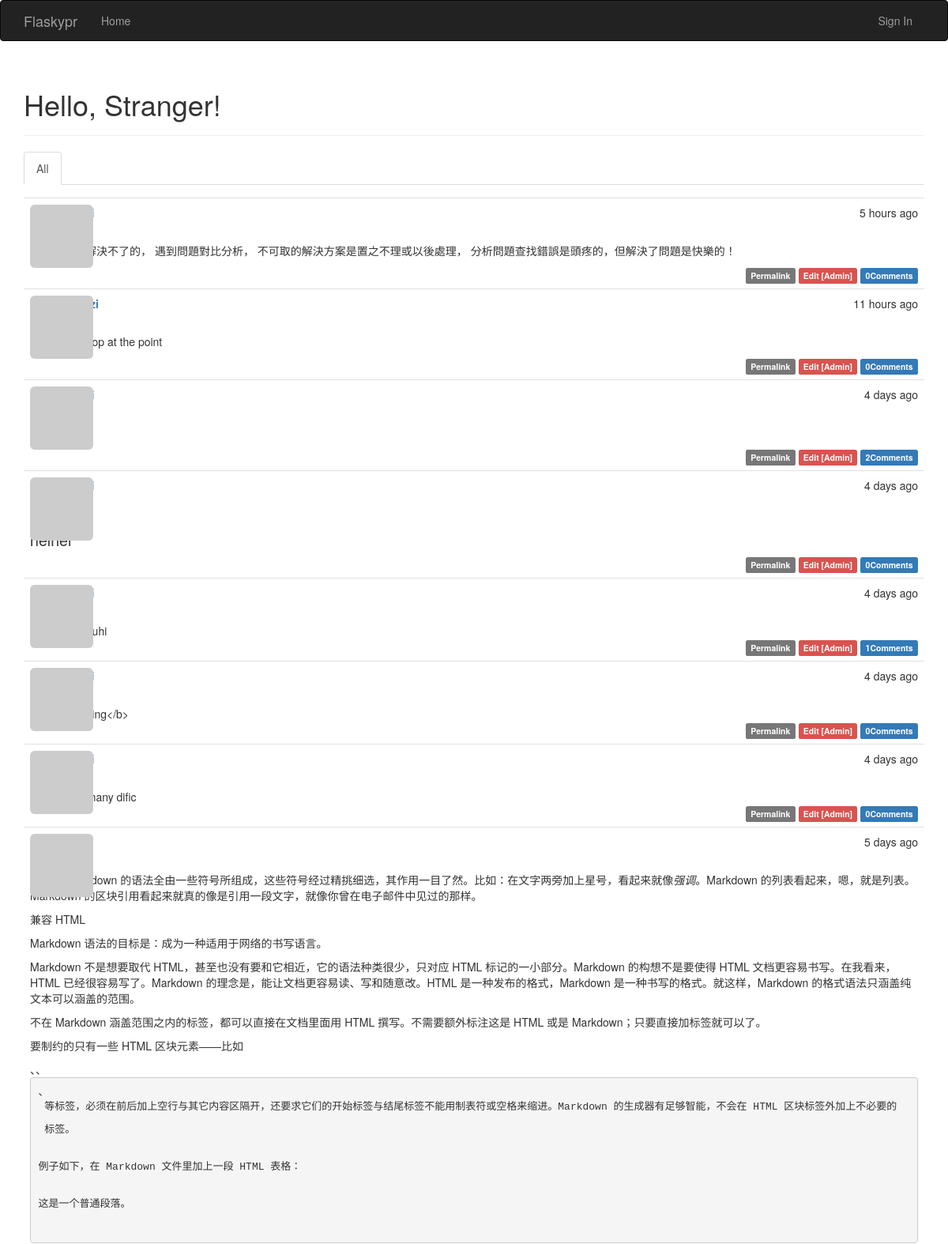
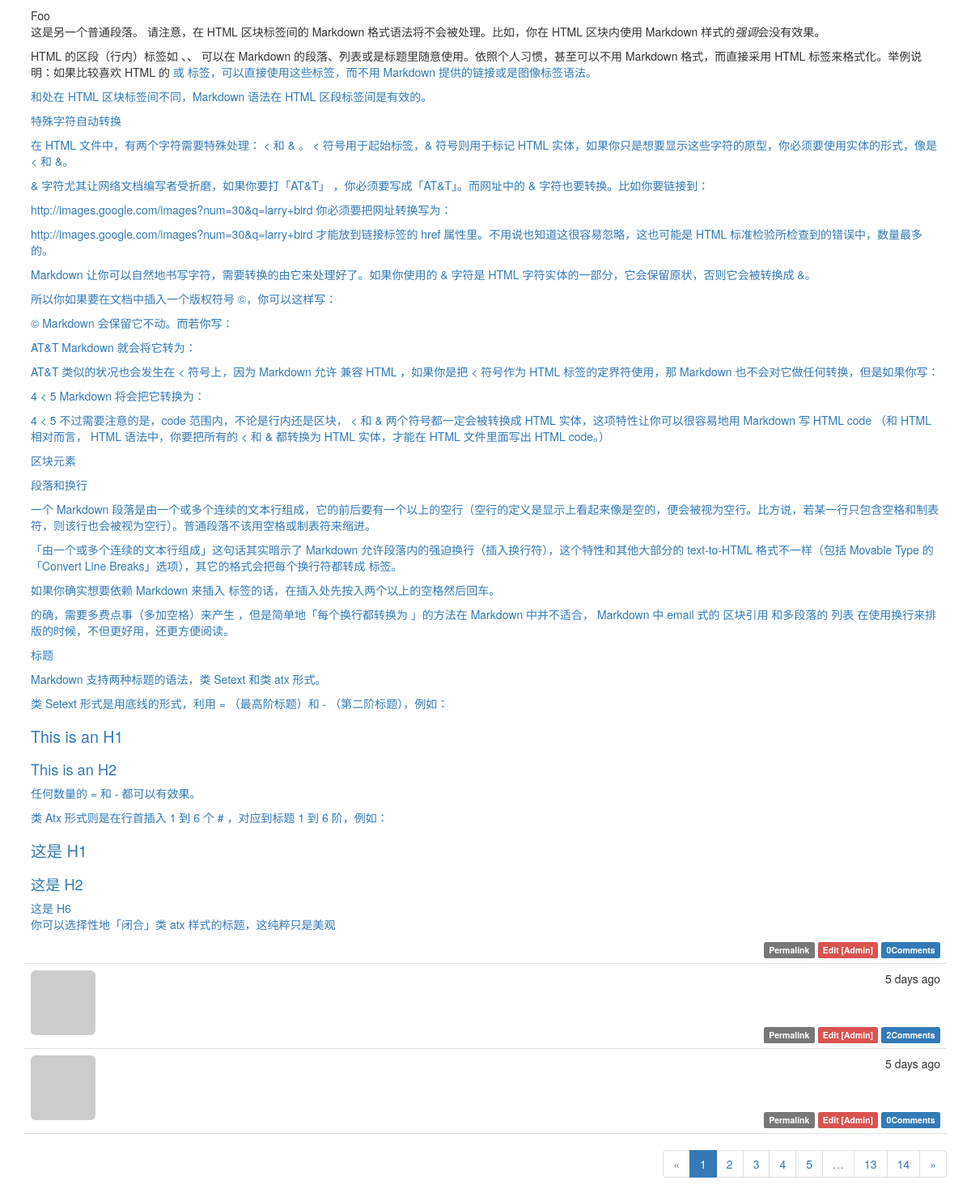
Before: / with the older database file (2 pictures, top to bottom).
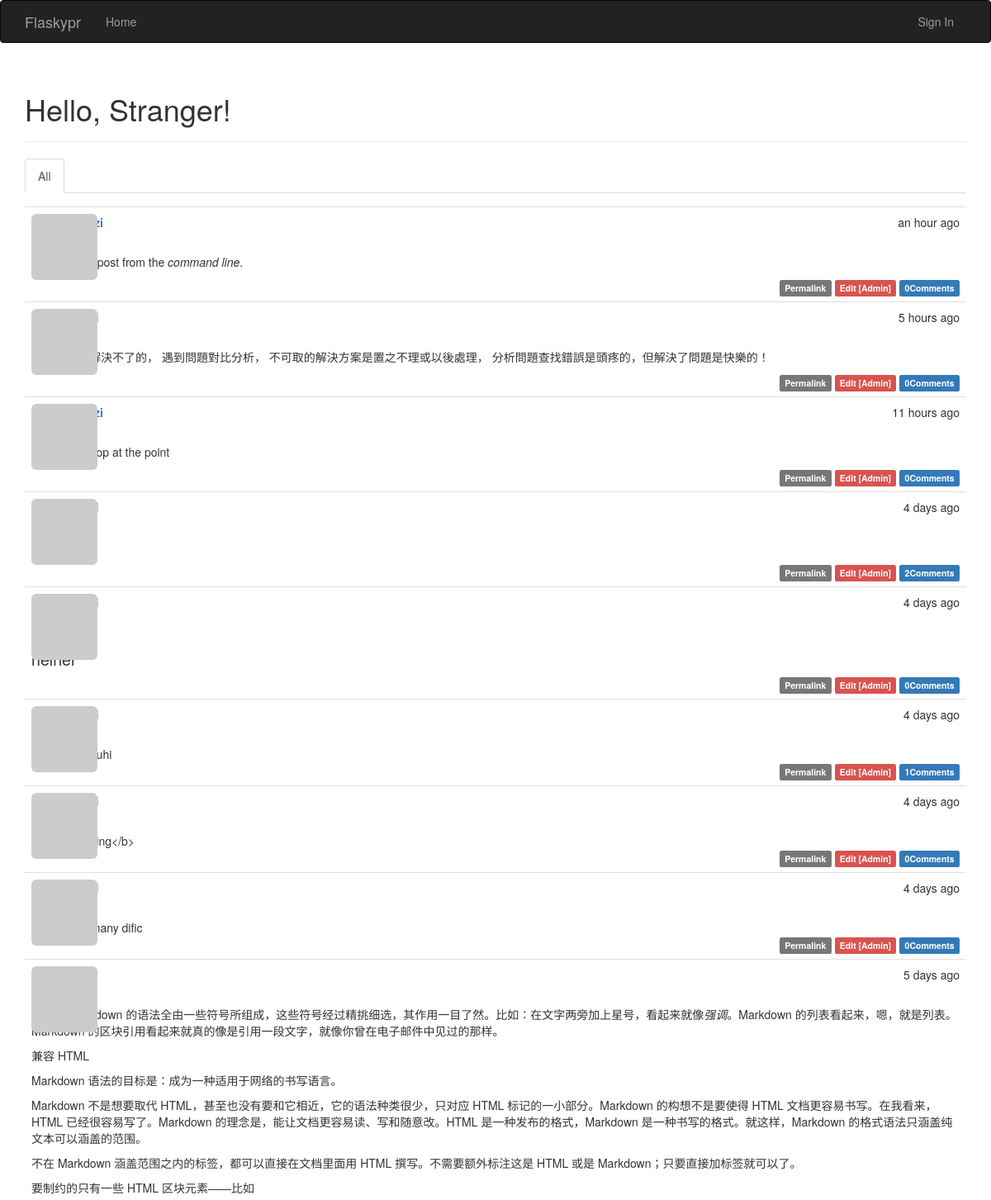
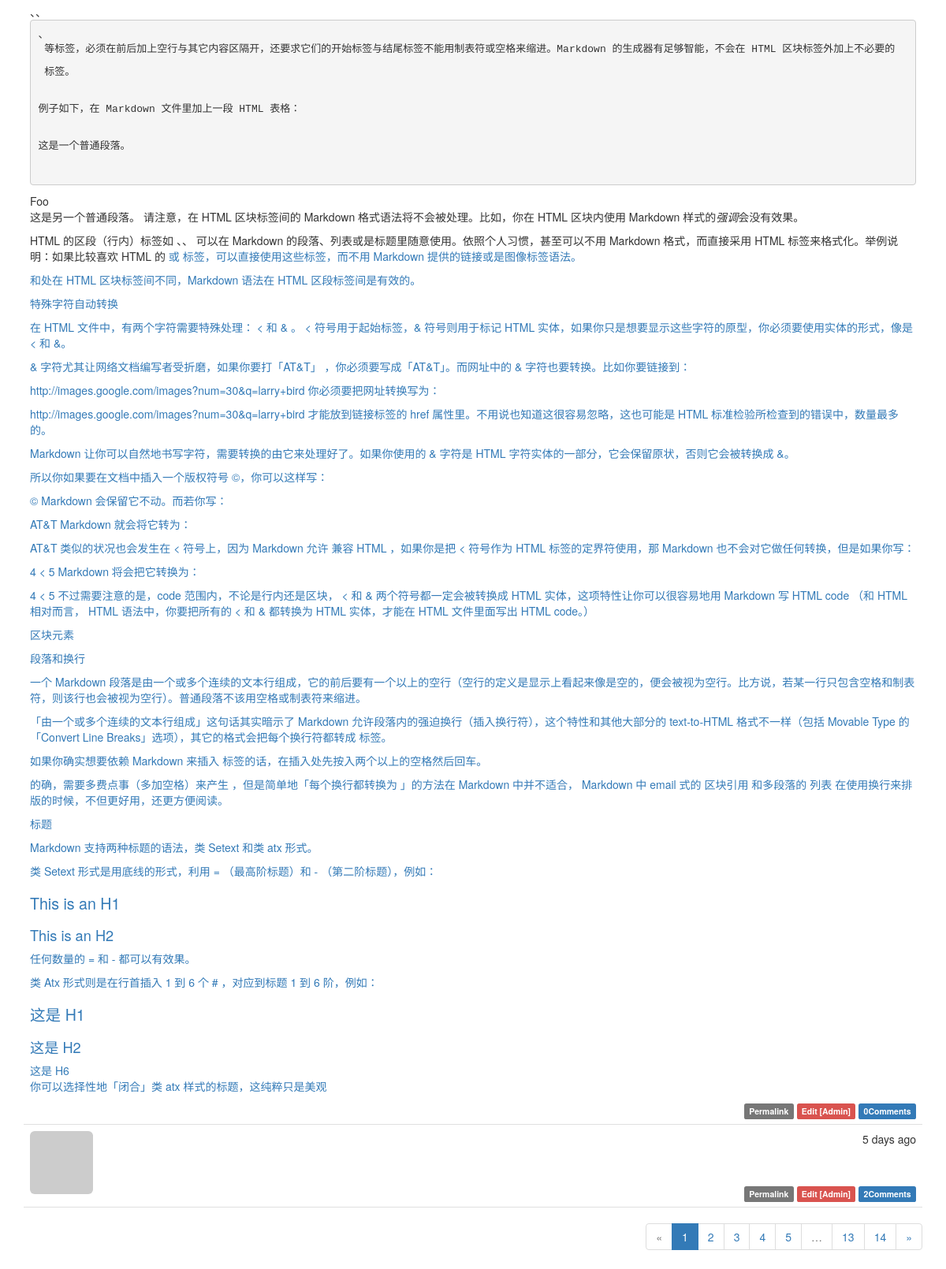
After: the same page with the newer database file (2 pictures, top to bottom).
### app/models.py (models this page shows, shortened)
class Post(db.Model):
    __tablename__ = 'posts'
    id = db.Column(db.Integer, primary_key=True)
    body = db.Column(db.Text)
    timestamp = db.Column(db.DateTime, index=True, default=datetime.datetime.utcnow)
    author_id = db.Column(db.Integer, db.ForeignKey('users.id'))
    body_html = db.Column(db.Text)
    comments = db.relationship('Comment', backref='post', lazy='dynamic')

### app/main/views.py (the view)
@main.route('/', methods=['GET', 'POST'])
def index():
    form = PostForm()
    if current_user.can(Permission.WRITE_ARTICLES) and \
        form.validate_on_submit():
        post = Post(body=form.body.data,
                    author=current_user._get_current_object())
        db.session.add(post)
        return redirect(url_for('.index'))
    page = request.args.get('page', 1, type=int)
    show_followed = False
    if current_user.is_authenticated:
        show_followed = bool(request.cookies.get('show_followed', ''))
    if show_followed:
        query = current_user.followed_posts
    else:
        query = Post.query
    pagination = query.order_by(Post.timestamp.desc()).paginate(
        page, per_page=int(current_app.config['FLASKY_POSTS_PER_PAGE']),
        error_out=False)
    posts = pagination.items
    return render_template('index.html', form=form, posts=posts, pagination=pagination)

### app/auth/views.py (called while the page is built)
@auth.before_app_request
def before_request():
    if current_user.is_authenticated:
        current_user.ping()
        if not current_user.confirmed \
            and request.endpoint[:5] != 'auth.'\
                and request.endpoint != 'static':
            return redirect(url_for('auth.unconfirmed'))

### app/main/__init__.py (called while the page is built)
@main.app_context_processor
def inject_permissions():
    return dict(Permission=Permission)

### app/models.py (called while the page is built)
    def gravatar(self, size=100, default='identicon', rating='g'):
        if request.is_secure:
            url = 'https://secure.gravatar.com/avatar'
        else:
            url = 'http://www.gravatar.com/avatar'
        hash = self.avatar_hash or hashlib.md5(self.email.encode('utf-8')).hexdigest()
        return '{url}/{hash}?s={size}&d={default}&r={rating}'.format(
            url=url, hash=hash, size=size, default=default, rating=rating
        )

    def can(self, permissions):
        return False

### app/templates/index.html (shortened to what this page needs)
{% extends "base.html" %}
{% import "bootstrap/wtf.html" as wtf %}
{% import "_macros.html" as macros %}
{% block page_content %}
<div class="page-header">
    <h1>Hello, {% if current_user.is_authenticated %}{{ current_user.username }}{% else %}Stranger{% endif %}!</h1>
</div>
<div class="post-tabs">
    <ul class="nav nav-tabs">
        <li{% if not show_followed %} class="active"{% endif %}><a href="{{ url_for('.show_all') }}">All</a></li>
    </ul>
    {% include '_posts.html' %}
</div>
<div class="pagination">
    {{ macros.pagination_widget(pagination, '.index') }}
</div>
{% endblock %}

### app/templates/_posts.html
<ul class="posts">
    {% for post in posts %}
    <li class="post">
        <div class="post-thumbnail">
            <a href="{{ url_for('.user', username=post.author.username) }}">
                <img class="img-rounded profile-thumbnail" src="{{ post.author.gravatar(size=40) }}">
            </a>
        </div>
        <div class="post-content">
            <div class="post-date">{{ moment(post.timestamp).fromNow() }}</div>
            <div class="post-author"><a href="{{ url_for('.user', username=post.author.username) }}">{{ post.author.username }}</a></div>
        </div>
        <div class="post-body">
            {% if post.body_html %}
            {{ post.body_html | safe }}
            {% else %}
                {{ post.body }}
            {% endif %}
        </div>
        <div class="post-footer">
            <a href="{{ url_for('.post', id=post.id) }}">
                <span class="label label-default">Permalink</span>
            </a>
            {% if current_user == post.author %}
            <a href="url_for('.edit', id=post.id)">
                <span class="label label-primary">Edit</span>
            </a>
            {% elif current_user.is_administrator %}
            <a href="{{ url_for('.edit', id=post.id) }}">
                <span class="label label-danger">Edit [Admin]</span>
            </a>
            {% endif %}
             <a href="{{ url_for('.post', id=post.id) }}#comments">
                <span class="label label-primary">{{ post.comments.count()  }}Comments</span>
            </a>
        </div>
    </li>
    {% endfor %}
</ul>

Changed rows visible on the page:
no longer on this page (row unchanged): Post: timestamp "5 days ago", comments.count "0"
added Post: timestamp "an hour ago", body_html "I'm adding a post from the command line .", comments.count "0"
